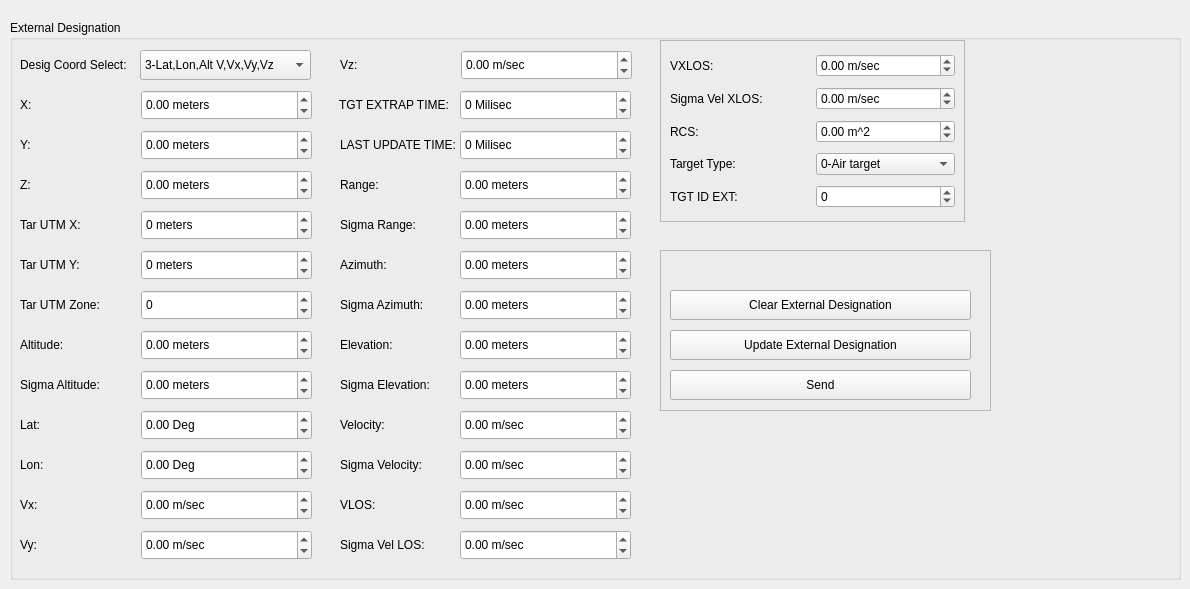
       <widget class="QWidget" name="InternalDesignation">
        <attribute name="title">
         <string>External Designation</string>
        </attribute>
        <widget class="QGroupBox" name="gbExternalDesignation">
         <property name="geometry">
          <rect>
           <x>10</x>
           <y>20</y>
           <width>1171</width>
           <height>560</height>
          </rect>
         </property>
         <property name="title">
          <string>External Designation</string>
         </property>
         <widget class="QLabel" name="label">
          <property name="geometry">
           <rect>
            <x>10</x>
            <y>30</y>
            <width>121</width>
            <height>30</height>
           </rect>
          </property>
          <property name="text">
           <string>Desig Coord Select:</string>
          </property>
         </widget>
         <widget class="QComboBox" name="cbExternDesigCoordSel">
          <property name="geometry">
           <rect>
            <x>130</x>
            <y>30</y>
            <width>171</width>
            <height>30</height>
           </rect>
          </property>
          <property name="currentIndex">
           <number>3</number>
          </property>
          <item>
           <property name="text">
            <string>0-R,Az,El,V,Vlos,Vxlos</string>
           </property>
          </item>
          <item>
           <property name="text">
            <string>1-XYZ, V, Vx, Vy, Vz</string>
           </property>
          </item>
          <item>
           <property name="text">
            <string>2-UTM XYZ,ZoneAlt,V,Vx,Vy,Vz</string>
           </property>
          </item>
          <item>
           <property name="text">
            <string>3-Lat,Lon,Alt V,Vx,Vy,Vz</string>
           </property>
          </item>
         </widget>
         <widget class="QLabel" name="label_2">
          <property name="geometry">
           <rect>
            <x>10</x>
            <y>70</y>
            <width>121</width>
            <height>30</height>
           </rect>
          </property>
          <property name="text">
           <string>X:</string>
          </property>
         </widget>
         <widget class="QDoubleSpinBox" name="sbExternalDesigX">
          <property name="geometry">
           <rect>
            <x>131</x>
            <y>70</y>
            <width>171</width>
            <height>30</height>
           </rect>
          </property>
          <property name="suffix">
           <string> meters</string>
          </property>
          <property name="minimum">
           <double>-999999999999.000000000000000</double>
          </property>
          <property name="maximum">
           <double>999999999999999.000000000000000</double>
          </property>
         </widget>
         <widget class="QLabel" name="label_3">
          <property name="geometry">
           <rect>
            <x>10</x>
            <y>110</y>
            <width>121</width>
            <height>30</height>
           </rect>
          </property>
          <property name="text">
           <string>Y:</string>
          </property>
         </widget>
         <widget class="QDoubleSpinBox" name="sbExternalDesigY">
          <property name="geometry">
           <rect>
            <x>131</x>
            <y>110</y>
            <width>171</width>
            <height>30</height>
           </rect>
          </property>
          <property name="suffix">
           <string> meters</string>
          </property>
          <property name="minimum">
           <double>-99999999999.000000000000000</double>
          </property>
          <property name="maximum">
           <double>9999999999999.000000000000000</double>
          </property>
         </widget>
         <widget class="QLabel" name="label_4">
          <property name="geometry">
           <rect>
            <x>10</x>
            <y>150</y>
            <width>121</width>
            <height>30</height>
           </rect>
          </property>
          <property name="text">
           <string>Z:</string>
          </property>
         </widget>
         <widget class="QDoubleSpinBox" name="sbExternalDesigZ">
          <property name="geometry">
           <rect>
            <x>131</x>
            <y>150</y>
            <width>171</width>
            <height>30</height>
           </rect>
          </property>
          <property name="suffix">
           <string> meters</string>
          </property>
          <property name="minimum">
           <double>-9999999999.000000000000000</double>
          </property>
          <property name="maximum">
           <double>999999999999.000000000000000</double>
          </property>
         </widget>
         <widget class="QDoubleSpinBox" name="sbExternalDesigUTMX">
          <property name="geometry">
           <rect>
            <x>131</x>
            <y>190</y>
            <width>171</width>
            <height>30</height>
           </rect>
          </property>
          <property name="suffix">
           <string> meters</string>
          </property>
          <property name="decimals">
           <number>0</number>
          </property>
          <property name="minimum">
           <double>-9999999999.000000000000000</double>
          </property>
          <property name="maximum">
           <double>999999999999.000000000000000</double>
          </property>
         </widget>
         <widget class="QLabel" name="label_5">
          <property name="geometry">
           <rect>
            <x>10</x>
            <y>190</y>
            <width>121</width>
            <height>30</height>
           </rect>
          </property>
          <property name="text">
           <string>Tar UTM X:</string>
          </property>
         </widget>
         <widget class="QLabel" name="label_6">
          <property name="geometry">
           <rect>
            <x>10</x>
            <y>230</y>
            <width>121</width>
            <height>30</height>
           </rect>
          </property>
          <property name="text">
           <string>Tar UTM Y:</string>
          </property>
         </widget>
         <widget class="QDoubleSpinBox" name="sbExternalDesigUTMY">
          <property name="geometry">
           <rect>
            <x>131</x>
            <y>230</y>
            <width>171</width>
            <height>30</height>
           </rect>
          </property>
          <property name="suffix">
           <string> meters</string>
          </property>
          <property name="decimals">
           <number>0</number>
          </property>
          <property name="minimum">
           <double>-9999999999.000000000000000</double>
          </property>
          <property name="maximum">
           <double>999999999999.000000000000000</double>
          </property>
         </widget>
         <widget class="QLabel" name="label_7">
          <property name="geometry">
           <rect>
            <x>10</x>
            <y>270</y>
            <width>121</width>
            <height>30</height>
           </rect>
          </property>
          <property name="text">
           <string>Tar UTM Zone:</string>
          </property>
         </widget>
         <widget class="QDoubleSpinBox" name="sbExternalDesigZone">
          <property name="geometry">
           <rect>
            <x>131</x>
            <y>270</y>
            <width>171</width>
            <height>30</height>
           </rect>
          </property>
          <property name="suffix">
           <string/>
          </property>
          <property name="decimals">
           <number>0</number>
          </property>
          <property name="minimum">
           <double>-9999999999.000000000000000</double>
          </property>
          <property name="maximum">
           <double>999999999999.000000000000000</double>
          </property>
         </widget>
         <widget class="QDoubleSpinBox" name="sbExternalDesigAlt">
          <property name="geometry">
           <rect>
            <x>131</x>
            <y>310</y>
            <width>171</width>
            <height>30</height>
           </rect>
          </property>
          <property name="suffix">
           <string> meters</string>
          </property>
          <property name="minimum">
           <double>-9999999999.000000000000000</double>
          </property>
          <property name="maximum">
           <double>999999999999.000000000000000</double>
          </property>
         </widget>
         <widget class="QLabel" name="label_8">
          <property name="geometry">
           <rect>
            <x>10</x>
            <y>310</y>
            <width>121</width>
            <height>30</height>
           </rect>
          </property>
          <property name="text">
           <string>Altitude:</string>
          </property>
         </widget>
         <widget class="QDoubleSpinBox" name="sbExternalDesigSigAlt">
          <property name="geometry">
           <rect>
            <x>131</x>
            <y>350</y>
            <width>171</width>
            <height>30</height>
           </rect>
          </property>
          <property name="suffix">
           <string> meters</string>
          </property>
          <property name="minimum">
           <double>-9999999999.000000000000000</double>
          </property>
          <property name="maximum">
           <double>999999999999.000000000000000</double>
          </property>
         </widget>
         <widget class="QLabel" name="label_9">
          <property name="geometry">
           <rect>
            <x>10</x>
            <y>350</y>
            <width>121</width>
            <height>30</height>
           </rect>
          </property>
          <property name="text">
           <string>Sigma Altitude:</string>
          </property>
         </widget>
         <widget class="QLabel" name="label_10">
          <property name="geometry">
           <rect>
            <x>10</x>
            <y>390</y>
            <width>121</width>
            <height>30</height>
           </rect>
          </property>
          <property name="text">
           <string>Lat:</string>
          </property>
         </widget>
         <widget class="QDoubleSpinBox" name="sbExternalDesigLat">
          <property name="geometry">
           <rect>
            <x>131</x>
            <y>390</y>
            <width>171</width>
            <height>30</height>
           </rect>
          </property>
          <property name="suffix">
           <string> Deg</string>
          </property>
          <property name="minimum">
           <double>-9999999999.000000000000000</double>
          </property>
          <property name="maximum">
           <double>999999999999.000000000000000</double>
          </property>
         </widget>
         <widget class="QLabel" name="label_11">
          <property name="geometry">
           <rect>
            <x>10</x>
            <y>430</y>
            <width>121</width>
            <height>30</height>
           </rect>
          </property>
          <property name="text">
           <string>Lon:</string>
          </property>
         </widget>
         <widget class="QDoubleSpinBox" name="sbExternalDesigLon">
          <property name="geometry">
           <rect>
            <x>131</x>
            <y>430</y>
            <width>171</width>
            <height>30</height>
           </rect>
          </property>
          <property name="suffix">
           <string> Deg</string>
          </property>
          <property name="minimum">
           <double>-9999999999.000000000000000</double>
          </property>
          <property name="maximum">
           <double>999999999999.000000000000000</double>
          </property>
         </widget>
         <widget class="QDoubleSpinBox" name="sbExternalDesigVx">
          <property name="geometry">
           <rect>
            <x>131</x>
            <y>470</y>
            <width>171</width>
            <height>30</height>
           </rect>
          </property>
          <property name="suffix">
           <string> m/sec</string>
          </property>
          <property name="minimum">
           <double>-9999999999.000000000000000</double>
          </property>
          <property name="maximum">
           <double>999999999999.000000000000000</double>
          </property>
         </widget>
         <widget class="QLabel" name="label_12">
          <property name="geometry">
           <rect>
            <x>10</x>
            <y>470</y>
            <width>121</width>
            <height>30</height>
           </rect>
          </property>
          <property name="text">
           <string>Vx:</string>
          </property>
         </widget>
         <widget class="QDoubleSpinBox" name="sbExternalDesigVy">
          <property name="geometry">
           <rect>
            <x>131</x>
            <y>510</y>
            <width>171</width>
            <height>30</height>
           </rect>
          </property>
          <property name="suffix">
           <string> m/sec</string>
          </property>
          <property name="minimum">
           <double>-9999999999.000000000000000</double>
          </property>
          <property name="maximum">
           <double>999999999999.000000000000000</double>
          </property>
         </widget>
         <widget class="QLabel" name="label_13">
          <property name="geometry">
           <rect>
            <x>10</x>
            <y>510</y>
            <width>121</width>
            <height>30</height>
           </rect>
          </property>
          <property name="text">
           <string>Vy:</string>
          </property>
         </widget>
         <widget class="QLabel" name="label_14">
          <property name="geometry">
           <rect>
            <x>330</x>
            <y>30</y>
            <width>121</width>
            <height>30</height>
           </rect>
          </property>
          <property name="text">
           <string>Vz:</string>
          </property>
         </widget>
         <widget class="QDoubleSpinBox" name="sbExternalDesigVz">
          <property name="geometry">
           <rect>
            <x>451</x>
            <y>30</y>
            <width>171</width>
            <height>30</height>
           </rect>
          </property>
          <property name="suffix">
           <string> m/sec</string>
          </property>
          <property name="minimum">
           <double>-9999999999.000000000000000</double>
          </property>
          <property name="maximum">
           <double>999999999999.000000000000000</double>
          </property>
         </widget>
         <widget class="QLabel" name="label_15">
          <property name="geometry">
           <rect>
            <x>329</x>
            <y>70</y>
            <width>121</width>
            <height>30</height>
           </rect>
          </property>
          <property name="text">
           <string>TGT EXTRAP TIME:</string>
          </property>
         </widget>
         <widget class="QDoubleSpinBox" name="sbExternalDesigExtrapTime">
          <property name="geometry">
           <rect>
            <x>450</x>
            <y>70</y>
            <width>171</width>
            <height>30</height>
           </rect>
          </property>
          <property name="suffix">
           <string> Milisec</string>
          </property>
          <property name="decimals">
           <number>0</number>
          </property>
          <property name="minimum">
           <double>-9999999999.000000000000000</double>
          </property>
          <property name="maximum">
           <double>999999999999.000000000000000</double>
          </property>
         </widget>
         <widget class="QDoubleSpinBox" name="sbExternalDesigUpdateTime">
          <property name="geometry">
           <rect>
            <x>450</x>
            <y>110</y>
            <width>171</width>
            <height>30</height>
           </rect>
          </property>
          <property name="suffix">
           <string> Milisec</string>
          </property>
          <property name="decimals">
           <number>0</number>
          </property>
          <property name="minimum">
           <double>-9999999999.000000000000000</double>
          </property>
          <property name="maximum">
           <double>999999999999.000000000000000</double>
          </property>
         </widget>
         <widget class="QLabel" name="label_16">
          <property name="geometry">
           <rect>
            <x>330</x>
            <y>110</y>
            <width>121</width>
            <height>30</height>
           </rect>
          </property>
          <property name="text">
           <string>LAST UPDATE TIME:</string>
          </property>
         </widget>
         <widget class="QDoubleSpinBox" name="sbExternalDesigRange">
          <property name="geometry">
           <rect>
            <x>450</x>
            <y>150</y>
            <width>171</width>
            <height>30</height>
           </rect>
          </property>
          <property name="suffix">
           <string> meters</string>
          </property>
          <property name="minimum">
           <double>-999999999.000000000000000</double>
          </property>
          <property name="maximum">
           <double>99999999.000000000000000</double>
          </property>
         </widget>
         <widget class="QLabel" name="lblMisAlignMessLeverArmZ_2">
          <property name="geometry">
           <rect>
            <x>330</x>
            <y>150</y>
            <width>111</width>
            <height>30</height>
           </rect>
          </property>
          <property name="text">
           <string>Range:</string>
          </property>
         </widget>
         <widget class="QDoubleSpinBox" name="sbExternalDesigVlos">
          <property name="geometry">
           <rect>
            <x>450</x>
            <y>470</y>
            <width>171</width>
            <height>30</height>
           </rect>
          </property>
          <property name="suffix">
           <string> m/sec</string>
          </property>
          <property name="minimum">
           <double>-999999999.000000000000000</double>
          </property>
          <property name="maximum">
           <double>99999999.000000000000000</double>
          </property>
         </widget>
         <widget class="QDoubleSpinBox" name="sbExternalDesigSigRange">
          <property name="geometry">
           <rect>
            <x>450</x>
            <y>190</y>
            <width>171</width>
            <height>30</height>
           </rect>
          </property>
          <property name="suffix">
           <string> meters</string>
          </property>
          <property name="minimum">
           <double>-999999999.000000000000000</double>
          </property>
          <property name="maximum">
           <double>99999999.000000000000000</double>
          </property>
         </widget>
         <widget class="QLabel" name="lblMisAlignMessLeverArmZ_7">
          <property name="geometry">
           <rect>
            <x>330</x>
            <y>350</y>
            <width>111</width>
            <height>30</height>
           </rect>
          </property>
          <property name="text">
           <string>Sigma Elevation:</string>
          </property>
         </widget>
         <widget class="QDoubleSpinBox" name="sbExternalDesigAzimuth">
          <property name="geometry">
           <rect>
            <x>450</x>
            <y>230</y>
            <width>171</width>
            <height>30</height>
           </rect>
          </property>
          <property name="suffix">
           <string> meters</string>
          </property>
          <property name="minimum">
           <double>-999999999.000000000000000</double>
          </property>
          <property name="maximum">
           <double>99999999.000000000000000</double>
          </property>
         </widget>
         <widget class="QLabel" name="lblMisAlignMessLeverArmZ_10">
          <property name="geometry">
           <rect>
            <x>330</x>
            <y>470</y>
            <width>111</width>
            <height>30</height>
           </rect>
          </property>
          <property name="text">
           <string>VLOS:</string>
          </property>
         </widget>
         <widget class="QLabel" name="lblMisAlignMessLeverArmZ_8">
          <property name="geometry">
           <rect>
            <x>330</x>
            <y>390</y>
            <width>111</width>
            <height>30</height>
           </rect>
          </property>
          <property name="text">
           <string>Velocity:</string>
          </property>
         </widget>
         <widget class="QLabel" name="lblMisAlignMessLeverArmZ_9">
          <property name="geometry">
           <rect>
            <x>330</x>
            <y>430</y>
            <width>111</width>
            <height>30</height>
           </rect>
          </property>
          <property name="text">
           <string>Sigma Velocity:</string>
          </property>
         </widget>
         <widget class="QDoubleSpinBox" name="sbExternalDesigVel">
          <property name="geometry">
           <rect>
            <x>450</x>
            <y>390</y>
            <width>171</width>
            <height>30</height>
           </rect>
          </property>
          <property name="suffix">
           <string> m/sec</string>
          </property>
          <property name="minimum">
           <double>-999999999.000000000000000</double>
          </property>
          <property name="maximum">
           <double>99999999.000000000000000</double>
          </property>
         </widget>
         <widget class="QLabel" name="lblMisAlignMessLeverArmZ_4">
          <property name="geometry">
           <rect>
            <x>330</x>
            <y>230</y>
            <width>111</width>
            <height>30</height>
           </rect>
          </property>
          <property name="text">
           <string>Azimuth:</string>
          </property>
         </widget>
         <widget class="QDoubleSpinBox" name="sbExternalDesigElevatn">
          <property name="geometry">
           <rect>
            <x>450</x>
            <y>310</y>
            <width>171</width>
            <height>30</height>
           </rect>
          </property>
          <property name="suffix">
           <string> meters</string>
          </property>
          <property name="minimum">
           <double>-999999999.000000000000000</double>
          </property>
          <property name="maximum">
           <double>99999999.000000000000000</double>
          </property>
         </widget>
         <widget class="QLabel" name="lblMisAlignMessLeverArmZ_11">
          <property name="geometry">
           <rect>
            <x>330</x>
            <y>510</y>
            <width>111</width>
            <height>30</height>
           </rect>
          </property>
          <property name="text">
           <string>Sigma Vel LOS:</string>
          </property>
         </widget>
         <widget class="QDoubleSpinBox" name="sbExternalDesigSigVel">
          <property name="geometry">
           <rect>
            <x>450</x>
            <y>430</y>
            <width>171</width>
            <height>30</height>
           </rect>
          </property>
          <property name="suffix">
           <string> m/sec</string>
          </property>
          <property name="minimum">
           <double>-999999999.000000000000000</double>
          </property>
          <property name="maximum">
           <double>99999999.000000000000000</double>
          </property>
         </widget>
         <widget class="QLabel" name="lblMisAlignMessLeverArmZ_3">
          <property name="geometry">
           <rect>
            <x>330</x>
            <y>190</y>
            <width>111</width>
            <height>30</height>
           </rect>
          </property>
          <property name="text">
           <string>Sigma Range:</string>
          </property>
         </widget>
         <widget class="QDoubleSpinBox" name="sbExternalDesigSigElevatn">
          <property name="geometry">
           <rect>
            <x>450</x>
            <y>350</y>
            <width>171</width>
            <height>30</height>
           </rect>
          </property>
          <property name="suffix">
           <string> meters</string>
          </property>
          <property name="minimum">
           <double>-999999999.000000000000000</double>
          </property>
          <property name="maximum">
           <double>99999999.000000000000000</double>
          </property>
         </widget>
         <widget class="QDoubleSpinBox" name="sbExternalDesigSigAzm">
          <property name="geometry">
           <rect>
            <x>450</x>
            <y>270</y>
            <width>171</width>
            <height>30</height>
           </rect>
          </property>
          <property name="suffix">
           <string> meters</string>
          </property>
          <property name="minimum">
           <double>-999999999.000000000000000</double>
          </property>
          <property name="maximum">
           <double>99999999.000000000000000</double>
          </property>
         </widget>
         <widget class="QDoubleSpinBox" name="sbExternalDesigSigVelLos">
          <property name="geometry">
           <rect>
            <x>450</x>
            <y>510</y>
            <width>171</width>
            <height>30</height>
           </rect>
          </property>
          <property name="suffix">
           <string> m/sec</string>
          </property>
          <property name="minimum">
           <double>-999999999.000000000000000</double>
          </property>
          <property name="maximum">
           <double>99999999.000000000000000</double>
          </property>
         </widget>
         <widget class="QLabel" name="lblMisAlignMessLeverArmZ_5">
          <property name="geometry">
           <rect>
            <x>330</x>
            <y>270</y>
            <width>111</width>
            <height>30</height>
           </rect>
          </property>
          <property name="text">
           <string>Sigma Azimuth:</string>
          </property>
         </widget>
         <widget class="QLabel" name="lblMisAlignMessLeverArmZ_6">
          <property name="geometry">
           <rect>
            <x>330</x>
            <y>310</y>
            <width>111</width>
            <height>30</height>
           </rect>
          </property>
          <property name="text">
           <string>Elevation:</string>
          </property>
         </widget>
         <widget class="QFrame" name="frame_3">
          <property name="enabled">
           <bool>true</bool>
          </property>
          <property name="geometry">
           <rect>
            <x>650</x>
            <y>20</y>
            <width>305</width>
            <height>182</height>
           </rect>
          </property>
          <property name="autoFillBackground">
           <bool>false</bool>
          </property>
          <property name="frameShape">
           <enum>QFrame::Shape::StyledPanel</enum>
          </property>
          <property name="frameShadow">
           <enum>QFrame::Shadow::Raised</enum>
          </property>
          <layout class="QGridLayout" name="gridLayout_4">
           <item row="4" column="0">
            <widget class="QLabel" name="label_19">
             <property name="text">
              <string>TGT ID EXT:</string>
             </property>
            </widget>
           </item>
           <item row="1" column="0">
            <widget class="QLabel" name="lblMisAlignMessLeverArmZ_24">
             <property name="text">
              <string>Sigma Vel XLOS:</string>
             </property>
            </widget>
           </item>
           <item row="0" column="0">
            <widget class="QLabel" name="lblMisAlignMessLeverArmZ_12">
             <property name="text">
              <string>VXLOS:</string>
             </property>
            </widget>
           </item>
           <item row="1" column="1">
            <widget class="QDoubleSpinBox" name="sbExternalDesigSigVxLos">
             <property name="suffix">
              <string> m/sec</string>
             </property>
             <property name="minimum">
              <double>-999999999.000000000000000</double>
             </property>
             <property name="maximum">
              <double>99999999.000000000000000</double>
             </property>
            </widget>
           </item>
           <item row="2" column="1">
            <widget class="QDoubleSpinBox" name="sbExternalDesigRCS">
             <property name="suffix">
              <string> m^2</string>
             </property>
             <property name="minimum">
              <double>-999999999.000000000000000</double>
             </property>
             <property name="maximum">
              <double>99999999.000000000000000</double>
             </property>
            </widget>
           </item>
           <item row="3" column="1">
            <widget class="QComboBox" name="cbExternalDesigTargetType">
             <item>
              <property name="text">
               <string>0-Air target</string>
              </property>
             </item>
             <item>
              <property name="text">
               <string>1-Hovering Heli</string>
              </property>
             </item>
             <item>
              <property name="text">
               <string>2-Other</string>
              </property>
             </item>
            </widget>
           </item>
           <item row="4" column="1">
            <widget class="QDoubleSpinBox" name="sbExternalDesigId">
             <property name="suffix">
              <string/>
             </property>
             <property name="decimals">
              <number>0</number>
             </property>
             <property name="minimum">
              <double>-9999999999.000000000000000</double>
             </property>
             <property name="maximum">
              <double>999999999999.000000000000000</double>
             </property>
            </widget>
           </item>
           <item row="2" column="0">
            <widget class="QLabel" name="lblMisAlignMessLeverArmZ_25">
             <property name="text">
              <string>RCS:</string>
             </property>
            </widget>
           </item>
           <item row="3" column="0">
            <widget class="QLabel" name="lblMisAlignMessLeverArmZ_26">
             <property name="text">
              <string>Target Type:</string>
             </property>
            </widget>
           </item>
           <item row="0" column="1">
            <widget class="QDoubleSpinBox" name="sbExternalDesigVxLos">
             <property name="suffix">
              <string> m/sec</string>
             </property>
             <property name="minimum">
              <double>-999999999.000000000000000</double>
             </property>
             <property name="maximum">
              <double>99999999.000000000000000</double>
             </property>
            </widget>
           </item>
          </layout>
         </widget>
         <widget class="QFrame" name="frame_4">
          <property name="geometry">
           <rect>
            <x>650</x>
            <y>230</y>
            <width>331</width>
            <height>161</height>
           </rect>
          </property>
          <property name="frameShape">
           <enum>QFrame::Shape::StyledPanel</enum>
          </property>
          <property name="frameShadow">
           <enum>QFrame::Shadow::Raised</enum>
          </property>
          <widget class="QPushButton" name="pbSendExternalDesignation">
           <property name="geometry">
            <rect>
             <x>10</x>
             <y>120</y>
             <width>301</width>
             <height>30</height>
            </rect>
           </property>
           <property name="text">
            <string>Send</string>
           </property>
          </widget>
          <widget class="QPushButton" name="pbUpdateExternalDesignation">
           <property name="geometry">
            <rect>
             <x>10</x>
             <y>80</y>
             <width>301</width>
             <height>30</height>
            </rect>
           </property>
           <property name="text">
            <string>Update External Designation</string>
           </property>
          </widget>
          <widget class="QPushButton" name="pbClearExternalDesignation">
           <property name="geometry">
            <rect>
             <x>10</x>
             <y>40</y>
             <width>301</width>
             <height>30</height>
            </rect>
           </property>
           <property name="text">
            <string>Clear External Designation</string>
           </property>
          </widget>
         </widget>
        </widget>
       </widget>
